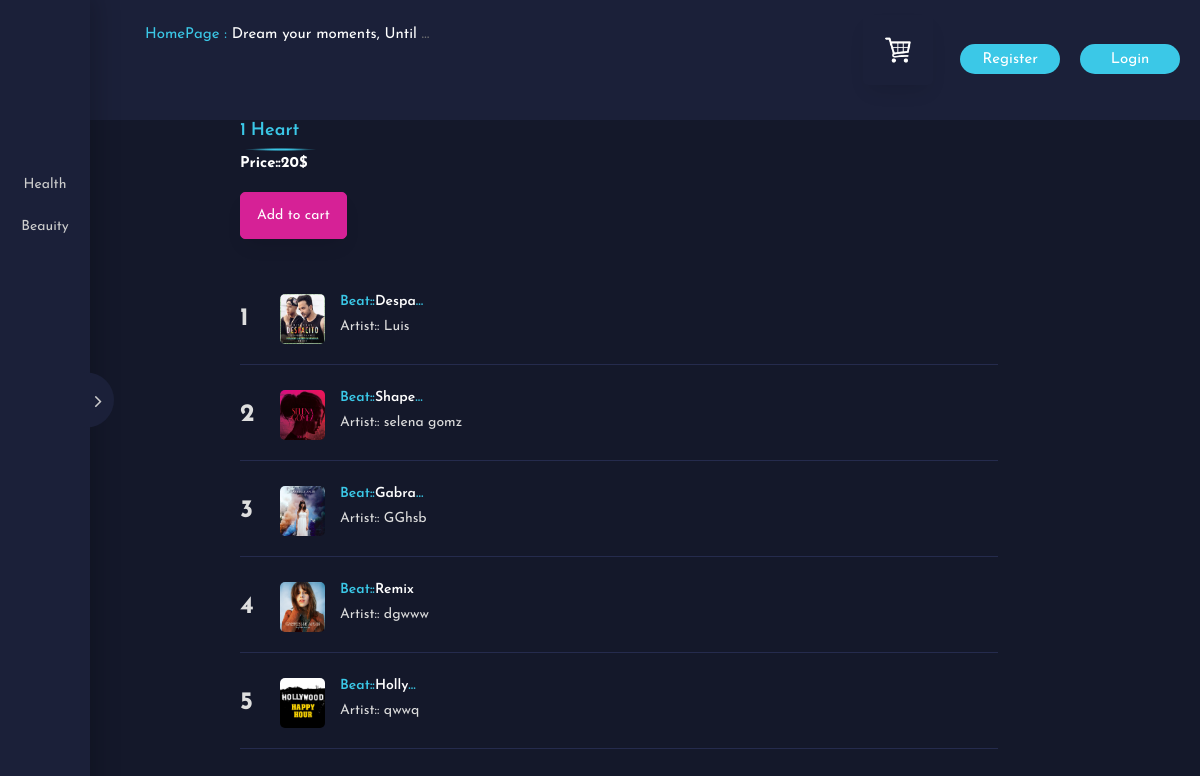
The app's page /list/1 with its own data.
### audioapp/models.py (models this page shows, shortened)
class program(models.Model):
    id = models.AutoField(primary_key=True)
    user = models.ForeignKey(User, on_delete=models.CASCADE)
    name = models.CharField(max_length=200)
    Duration = models.DateTimeField(blank=True)
    interview_status =models.BooleanField(default=False)

class subprogram(models.Model):
    id = models.AutoField(primary_key=True)
    user = models.ForeignKey(User, on_delete=models.CASCADE)
    program = models.ForeignKey(program, on_delete=models.CASCADE)
    name = models.CharField(max_length=200)
    price = models.IntegerField(default='0')
    subprogram_status = models.BooleanField(default=False)
    p_status = models.BooleanField(default=False)

class audio(models.Model):
    id = models.AutoField(primary_key=True)
    subprogram = models.ForeignKey(subprogram, on_delete=models.CASCADE)
    audioname = models.CharField(max_length=200)
    artistname =  models.CharField(max_length=200 , null=True)
    image = models.FileField(upload_to ='images/',null=True)
    audiofile = models.FileField(upload_to ='audio/',null=True)
    audio = models.BooleanField(default=False)

### audioapp/views.py (the view)
# urls.py: path('list/<int:id>', views.list, name='list'),
def list(request, id):
        Program = program.objects.all()
        Subprogram = subprogram.objects.all()
        Audio = audio.objects.all()
        Subprogram1 = subprogram.objects.get(id=id)
        purchased = None
        if request.user.is_authenticated:
             user1 = User.objects.get(username=request.user.username)
             if OrderDetail.objects.filter(ProgramID = id, user = user1 ):
                    purchased = 'purchased'
        Audio1 = audio.objects.filter(subprogram=Subprogram1)
        context = {'purchased':purchased,'subprogram': Subprogram, 'audio': Audio, 'program':Program, 'subprogram1': Subprogram1, 'audio1': Audio1, }
        return render(request, 'list.html' ,context )

### templates/list.html (shortened to what this page needs)
{% extends 'index.html' %}
{% block body %}
{% load static %}
  <div class="ms_weekly_wrapper" style='width:75% ; margin-left:100px;'>
                <div class="ms_weekly_inner">
                    <div class="row">
                        <div class="col-lg-12">
                            <div class="ms_heading">
                                <h1 id ="idpr{{subprogram1.id}}">{{subprogram1.id}}</h1>
                                <h1 id ="namepr{{subprogram1.id}}">  {{subprogram1.name}} </h1>
                                <p style='color:white; font-weight:bold;'>Price::<span id="pricepr{{subprogram1.id}}">{{subprogram1.price}}$</span> </p>
                                 {% if purchased %}
                                      {% else %}
                                         {% if user.is_authenticated %}
                                              <button id= "pr{{subprogram1.id}}" class="btn btn-primary cart" ><span>Add to cart</span></button>
                                          {% else %}
                                          <button class="btn btn-primary" onclick="myFunction()" ><span>Add to cart</span></button>
                                {% endif %}
                                {% endif %}
                                </div>
                        </div>
                        <div class="col-lg-4 col-md-12 padding_right40">
                            {% for audios1 in audio1 %}
                            <div class="ms_weekly_box">
                                <div class="weekly_left">
                                    <span class="w_top_no">
									        {{ forloop.counter }}
									</span>
                                    <div class="w_top_song">
                                        <div class="w_tp_song_img">
                                            <img src="{{audios1.image.url}}" alt="" style=' height:50px;'>
                                        </div>
                                        <div class="w_tp_song_name">
                                             <h3>Beat::<a  href="album_single.html">{{audios1.audioname}}</a></h3>
                                                 <p  >Artist:: {{audios1.artistname}}</p>
                                                          </div>
                                    </div>
                                </div>
                            </div>
                            {% endfor %}
{% endblock body %}

### templates/index.html (shortened to what this page needs)
<!DOCTYPE html>
<html lang="en">
<head>
      {% load static %}
    <link rel="stylesheet" type="text/css" href="{% static 'css/fonts.css' %} ">
    <link rel="stylesheet" type="text/css" href=" {% static 'css/bootstrap.css' %}  ">
    <link rel="stylesheet" type="text/css" href=" {% static ' css/font-awesome.min.css' %}">
    <link rel="stylesheet" type="text/css" href=" {% static 'js/plugins/swiper/css/swiper.min.css' %} ">
    <link rel="stylesheet" type="text/css" href=" {% static 'js/plugins/nice_select/nice-select.css' %} ">
    <link rel="stylesheet" type="text/css" href=" {% static 'js/plugins/scroll/jquery.mCustomScrollbar.css' %}">
    <link rel='stylesheet' href='https://stackpath.bootstrapcdn.com/bootstrap/4.1.3/css/bootstrap.min.css'>
    <link rel='stylesheet' href='https://cdnjs.cloudflare.com/ajax/libs/animate.css/3.7.0/animate.min.css'>
    <link rel='stylesheet' href='https://maxcdn.bootstrapcdn.com/font-awesome/4.7.0/css/font-awesome.min.css'>
    <link rel='stylesheet' href='https://cdnjs.cloudflare.com/ajax/libs/tether/1.4.4/css/tether.min.css'>
	<link rel="stylesheet" href="https://stackpath.bootstrapcdn.com/font-awesome/4.7.0/css/font-awesome.min.css">
	<link rel="stylesheet" href="css1/style.css">
    <link rel="stylesheet" type="text/css" href=" {% static 'css/style.css' %} ">
</head>
<body>
	   <div class="ms_main_wrapper">
    <div class="ms_sidemenu_wrapper">
        <div class="ms_nav_close">
            <i class="fa fa-angle-right" aria-hidden="true"></i>
        </div>
        <div class="ms_sidemenu_inner">
            <div class="ms_logo_inner">
            </div>
            <div class="ms_nav_wrapper" >
                {% for programs in program %}
                <ul>
                    <li class="dropdown">
                      {% if programs.interview_status  %}
                        <a href="album.html"  class="dropdown-toggle" data-toggle="dropdown"
                            aria-expanded="false">{{programs.name}} </a>
                        {% endif %}
                    </li>
                </ul>
                {% endfor %}
            </div>
        </div>
    </div>
     {% if user.is_authenticated %}
    <div class="ms_content_wrapper padder_top80">
        <div class="ms_header">
         <div class="ms_top_left">
                    <div class="ms_top_trend">
                        <span><a href="/"  class="ms_color">HomePage :</a></span> <span class="top_marquee"><a href="/">Dream your moments, Until I Met You, Gimme Some Courage, Dark Alley (+8 More)</a></span>
                    </div>
                </div>
         <div class="ms_top_right">
            <button type="button" class="btn btn-secondary mx-2" id="popcart" data-container="body" data-toggle="popover" data-placement="bottom" data-html="true" data-content="Vivamus
                       sagittis lacus vel augue laoreet rutrum faucibus." style= ' width:70px; height:70px;background:none; border:none;'>
                      <img src=" {% static 'images/addcart.png' %} " alt=""
                            class="img-fluid" />(<span id="cart"></span>)
                        </button>
             <div class="dropdown1" class="ms_top_btn" >
                  <button class="dropbtn1">{{request.user}}</button>
                   <div class="dropdown-content1">
                     <a href="/logout">Logout</a>
                   </div>
                </div>
         </div>
        </div>
    <div>
    {% else %}
        <div class="ms_content_wrapper padder_top80">
        <div class="ms_header">
                   <div class="ms_top_left">
                    <div class="ms_top_trend">
                        <span><a href="/"  class="ms_color">HomePage :</a></span> <span class="top_marquee"><a href="/">Dream your moments, Until I Met You, Gimme Some Courage, Dark Alley (+8 More)</a></span>
                    </div>
                </div>
            <div class="ms_top_right">
                <div class="ms_top_btn">
                        <button type="button" class="btn btn-secondary mx-2" id="popcart" data-container="body" data-toggle="popover" data-placement="bottom" data-html="true" data-content="Vivamus
                       sagittis lacus vel augue laoreet rutrum faucibus." style= ' width:70px; height:70px;background:none; border:none;'>
                      <img src=" {% static 'images/addcart.png' %} " alt=""
                            class="img-fluid" />
                        </button>
                    <a href="/signup"  class="ms_btn reg_btn"><span>register</span></a>
                    <a href="/login" class="ms_btn login_btn"><span>login</span></a>
                </div>
            </div>
        </div>
    <div>
    {% endif %}
 {% block body %}
  {% endblock body %}
</body>
</html>

### records on screen
program: name "Health"
program: name "Beauity"
subprogram: id "1", name "Heart", price "20"
audio: image (picture), audioname "Despa…", artistname "Luis"
audio: image (picture), audioname "Shape…", artistname "selena gomz"
audio: image (picture), audioname "Gabra…", artistname "GGhsb"
audio: image (picture), audioname "Remix", artistname "dgwww"
audio: image (picture), audioname "Holly…", artistname "qwwq"
